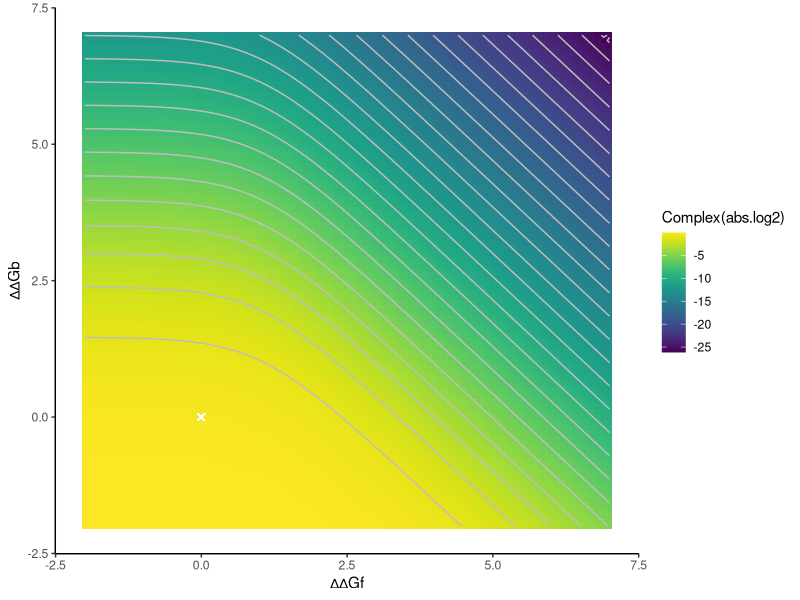
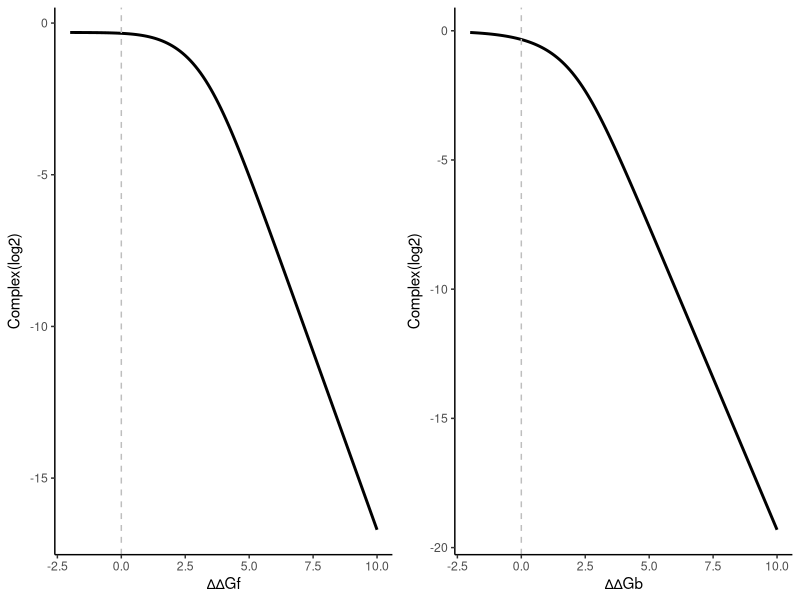
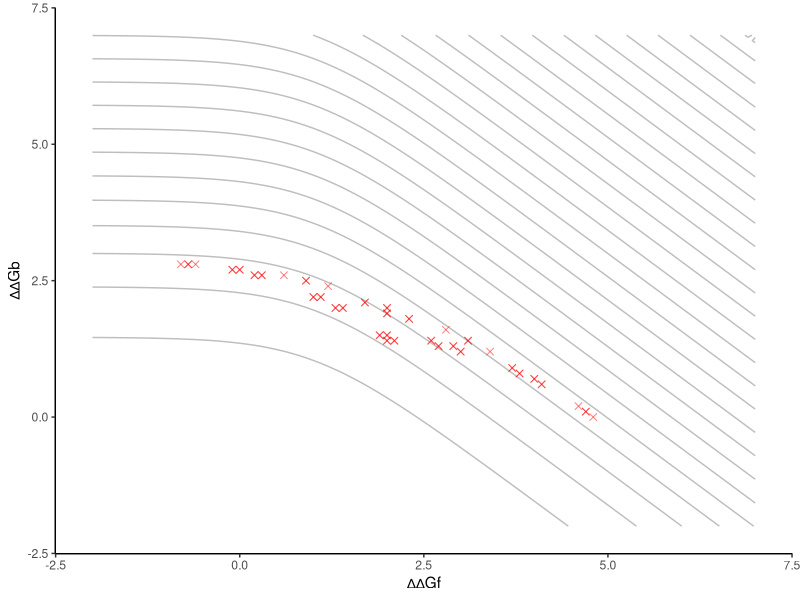
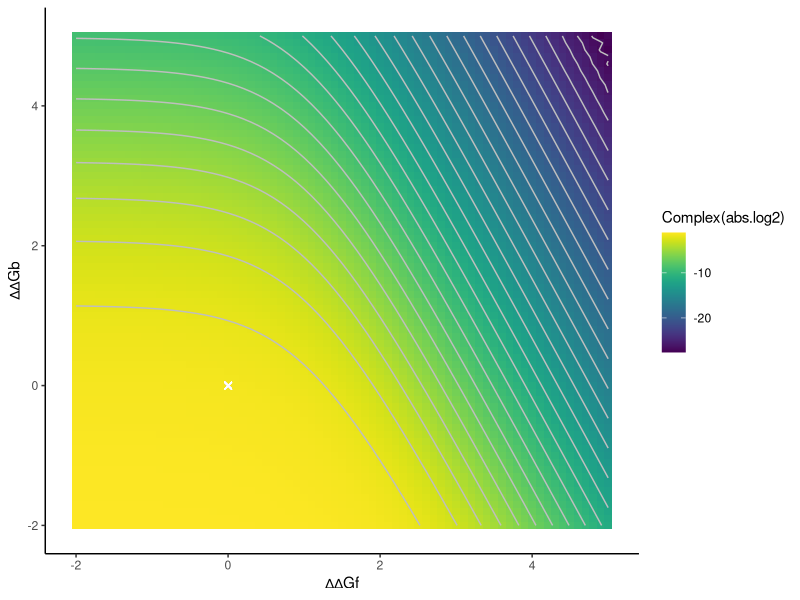
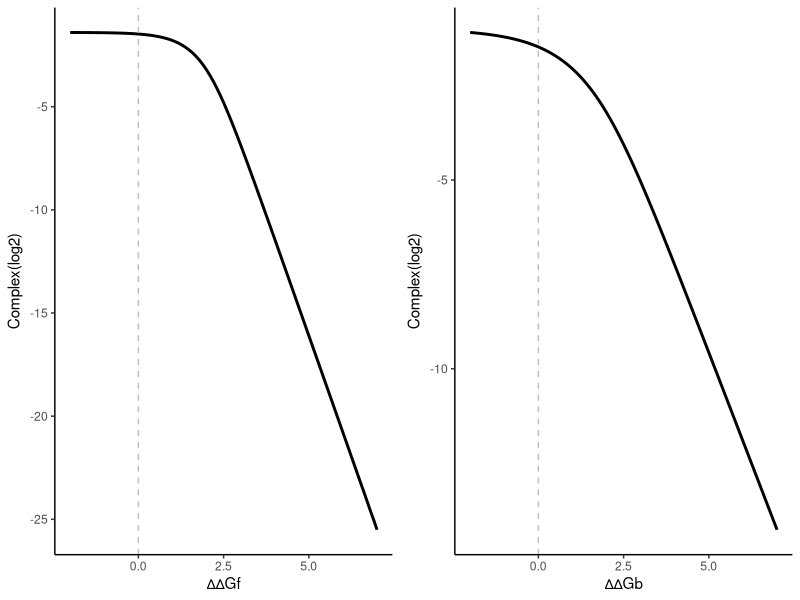
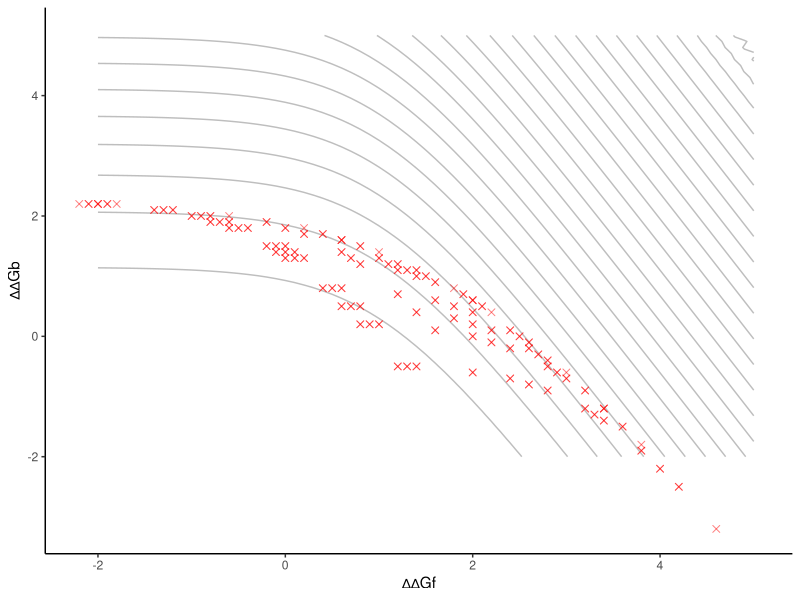

R code for these plots, in order:

setwd('~/dir/')
###### Later we can update it. 
library(viridis)
library(ggplot2)
library(ggpubr)
library(reshape2)

########################## 1 Protein_with_another_molecule_for generalizability ##############
# P1 amount = Molecule amount 
# P1 stability = marginal - 1kcal/mol
# P1-P2 binding = -2 
### 1. ddG_folding -> PM & ### 2. ddG_binding -> PM 
# make mutations 
myppi<- function(pr2,deltadelta_G1, deltadelta_Gbind){ 
  # try pr2 = less than pr1 (0.5). same as pr1 (1). More than pr1 (2)   
  # deltag1_wt or deltag2_wt in a range of -3~ -1 is reasonable 
  # you may try deltadelta_G1 (binding energy) in a range of [-5, -1] 
  R= 1.98*10^(-3) # kcal/mol
  Temp= 310.15 # this is 37 degrees!!! 
  deltG_bind_wt = -2 # this to update 
  
  pr1=1  
  deltag1_wt = - 1 # this to update
  deltag2_wt = deltag1_wt # this, may update
  
  deltaG1= deltag1_wt + deltadelta_G1
  deltaG2= deltag2_wt 
  
  deltaGb= deltG_bind_wt + deltadelta_Gbind
  
  k1 = exp(-deltaG1/(R*Temp)) # fraction of the folded protein = k1/(1+k1)
  k2= exp(-deltaG2/(R*Temp))
  k3= exp(-deltaGb/(R*Temp))
  
  a1= k3/((1+k1^-1)* (1+k2^-1))
  b1= -(pr1+pr2)*k3/((1+k1^-1)* (1+k2^-1))-1
  c1= k3*pr1*pr2/((1+k1^-1)* (1+k2^-1))
  
  comp2= (-b1-(b1^2-4*a1*c1)^0.5)/(2*a1)
  comp1= (-b1+(b1^2-4*a1*c1)^0.5)/(2*a1) 
  
  if (comp2>0 && comp2< min(pr1, pr2)) {
    sol=comp2
  } else if (comp1>0 && comp1<min(pr1, pr2)){
    sol=comp1
  } else {
    sol=NA
  }
  return(sol)
}

##### make the dataframe for mutations 
##### first for WT 
pr2<- c(0.25, 1, 4)
wts<-c()
wts<- sapply(pr2, function(v) {myppi(v,0,0)})

dds<- seq(-2,10, by=0.1) 
dat<- expand.grid(ddx= dds, ddy= dds)
myPleioSing<- list()
for(i in 1:3){
  myPleioSing[[i]]= dat 
  myPleioSing[[i]]$Compl= apply(myPleioSing[[i]], 1, function(v){myppi(pr2[i], v[1], v[2])})
  myPleioSing[[i]]$rel_Compl = myPleioSing[[i]]$Compl/ wts[i]
  myPleioSing[[i]]$LigandAmount= pr2[i] 
} # takes seconds to calculate 

myPleios<- rbind(myPleioSing[[1]], myPleioSing[[2]], myPleioSing[[3]])
save(myPleios, file='ppi_temp.RData')

#####
##### plot

ggplot(data=myPleios[myPleios$ddx<=7 & myPleios$ddy<=7 & myPleios$LigandAmount==1,  ],aes(x= ddx, y= ddy, fill= log2(Compl))) + geom_tile()+ 
  theme_classic() + labs(x= '∆∆Gf', y='∆∆Gb') + scale_fill_viridis( name= 'Complex(abs.log2)') +   
  geom_contour(aes(x = ddx, y = ddy, z =log2(Compl),colour = ..level..),binwidth=1 , col='gray')+ 
  geom_point(aes(x=0, y=0), shape= 4,size=2 , col='white') 


fols<- ggplot(data= myPleios[myPleios$ddy==0 & myPleios$LigandAmount==1,], aes(x=ddx, y= log2(Compl))) +  
  geom_line(size=1) + 
  theme_classic() + geom_vline(xintercept = 0, col='gray', lty=2)+ 
  labs(x='∆∆Gf', y='Complex(log2)')
binds<- ggplot(data= myPleios[myPleios$ddx==0& myPleios$LigandAmount==1,], aes(x=ddy, y= log2(Compl))) +
  geom_line(size=1) + 
  theme_classic() + geom_vline(xintercept = 0, col='gray', lty=2)+ 
  labs(x='∆∆Gb', y='Complex(log2)')

ggarrange(fols, binds,nrow=1, ncol=2)

xx<- myPleios[myPleios$ddx<=7 & myPleios$ddy<=7 & myPleios$LigandAmount==1,  ]
yy= xx[log2(xx$Compl)>= -1.01 & log2(xx$Compl)<= -0.99, c('ddx', 'ddy')]
zz= cbind (expand.grid(yy$ddx, yy$ddx), expand.grid(yy$ddy, yy$ddy)) 
names(zz)= c('ddx1', 'ddx2', 'ddy1', 'ddy2')

ggplot(data=xx,aes(x= ddx, y= ddy)) + geom_tile(fill= 'white')+ 
  theme_classic() + labs(x= '∆∆Gf', y='∆∆Gb') + 
  geom_contour(aes(x = ddx, y = ddy, z =log2(Compl),colour = ..level..),binwidth=1 , col='gray')+ 
  geom_point(data= zz, aes(x= ddx1+ddx2, y= ddy1+ddy2), shape= 4,size=2 , col='red',  alpha=0.5)  
  



########################## 2 Protein_protein_dimer_for_generalizability ######### ##############
### 1. ddG_folding -> PP, both mutations are shared , one-copy in each
### 2. ddG_binding -> PP,both mutations are shared , one-copy in each
### 3. ddG_folding + ddG_binding -> fitness, PP 



###### PPI dimerization 
myppi_dim<- function(pr2,deltadelta_G1, deltadelta_Gbind){ 
  # try pr2 = less than pr1 (0.5). same as pr1 (1). More than pr1 (2)   
  # deltag1_wt or deltag2_wt in a range of -3~ -1 is reasonable 
  # you may try deltadelta_G1 (binding energy) in a range of [-5, -1] 
  R= 1.98*10^(-3) # kcal/mol
  Temp= 310.15 # this is 37 degrees!!! 
  deltG_bind_wt = -2 # this to update 
  
  pr1=0.5* pr2 
  pr2= pr1
  deltag1_wt = - 1 # this to update
  deltag2_wt = deltag1_wt # this, may update
  
  deltaG1= deltag1_wt + deltadelta_G1
  deltaG2= deltag2_wt + deltadelta_G1
  
  deltaGb= deltG_bind_wt + deltadelta_Gbind
  
  k1 = exp(-deltaG1/(R*Temp)) # fraction of the folded protein = k1/(1+k1)
  k2= exp(-deltaG2/(R*Temp))
  k3= exp(-deltaGb/(R*Temp))
  
  a1= k3/((1+k1^-1)* (1+k2^-1))
  b1= -(pr1+pr2)*k3/((1+k1^-1)* (1+k2^-1))-1
  c1= k3*pr1*pr2/((1+k1^-1)* (1+k2^-1))
  
  comp2= (-b1-(b1^2-4*a1*c1)^0.5)/(2*a1)
  comp1= (-b1+(b1^2-4*a1*c1)^0.5)/(2*a1) 
  
  if (comp2>0 && comp2< min(pr1, pr2)) {
    sol=comp2
  } else if (comp1>0 && comp1<min(pr1, pr2)){
    sol=comp1
  } else {
    sol=NA
  }
  return(sol)
}

# make mutations 

##### make the dataframe for mutations 
##### first for WT 
pr<- c(1, 2, 4)
wts<-c()
wts<- sapply(pr2, function(v) {myppi_dim(v,0,0)})

dat2<- expand.grid(ddx= dds, ddy= dds)
myPleioSing2<- list()
for(i in 1:3){
  myPleioSing2[[i]]= dat 
  myPleioSing2[[i]]$Compl= apply(myPleioSing2[[i]], 1, function(v){myppi_dim(pr2[i], v[1], v[2])})
  myPleioSing2[[i]]$rel_Compl = myPleioSing2[[i]]$Compl/ wts[i]
  myPleioSing2[[i]]$Total_amount= pr[i] 
} # takes seconds to calculate 

myPleios2<- rbind(myPleioSing2[[1]], myPleioSing2[[2]], myPleioSing2[[3]])
save(myPleios2, file='ppi_dimerization_temp.RData')
#####
##### plot

ggplot(data=myPleios2[myPleios2$ddx<=5 & myPleios2$ddy<=5 & myPleios2$Total_amount==2,  ],aes(x= ddx, y= ddy, fill= log2(Compl))) + geom_tile()+ 
  theme_classic() + labs(x= '∆∆Gf', y='∆∆Gb') + scale_fill_viridis( name= 'Complex(abs.log2)') +   
  geom_contour(aes(x = ddx, y = ddy, z =log2(Compl),colour = ..level..),binwidth=1 , col='gray')+ 
  geom_point(aes(x=0, y=0), shape= 4,size=2 , col='white') 


fols<- ggplot(data= myPleios2[myPleios2$ddy==0 & myPleios2$Total_amount==2 & myPleios2$ddx<=7,], aes(x=ddx, y= log2(Compl))) +  
  geom_line(size=1) + 
  theme_classic() + geom_vline(xintercept = 0, col='gray', lty=2)+ 
  labs(x='∆∆Gf', y='Complex(log2)')
binds<- ggplot(data= myPleios2[myPleios2$ddx==0& myPleios2$Total_amount==2& myPleios2$ddy<=7,], aes(x=ddy, y= log2(Compl))) +
  geom_line(size=1) + 
  theme_classic() + geom_vline(xintercept = 0, col='gray', lty=2)+ 
  labs(x='∆∆Gb', y='Complex(log2)')

ggarrange(fols, binds,nrow=1, ncol=2)

xx<- myPleios2[myPleios2$ddx<=5 & myPleios2$ddy<=5 & myPleios2$Total_amount==2,  ]
yy= xx[log2(xx$Compl)>= -2.01 & log2(xx$Compl)<= -1.99, c('ddx', 'ddy')]
zz= cbind (expand.grid(yy$ddx, yy$ddx), expand.grid(yy$ddy, yy$ddy)) 
names(zz)= c('ddx1', 'ddx2', 'ddy1', 'ddy2')

ggplot(data=xx,aes(x= ddx, y= ddy)) + geom_tile(fill= 'white')+ 
  theme_classic() + labs(x= '∆∆Gf', y='∆∆Gb') + 
  geom_contour(aes(x = ddx, y = ddy, z =log2(Compl),colour = ..level..),binwidth=1 , col='gray')+ 
  geom_point(data= zz, aes(x= ddx1+ddx2, y= ddy1+ddy2), shape= 4,size=2 , col='red',  alpha=0.5)  



#